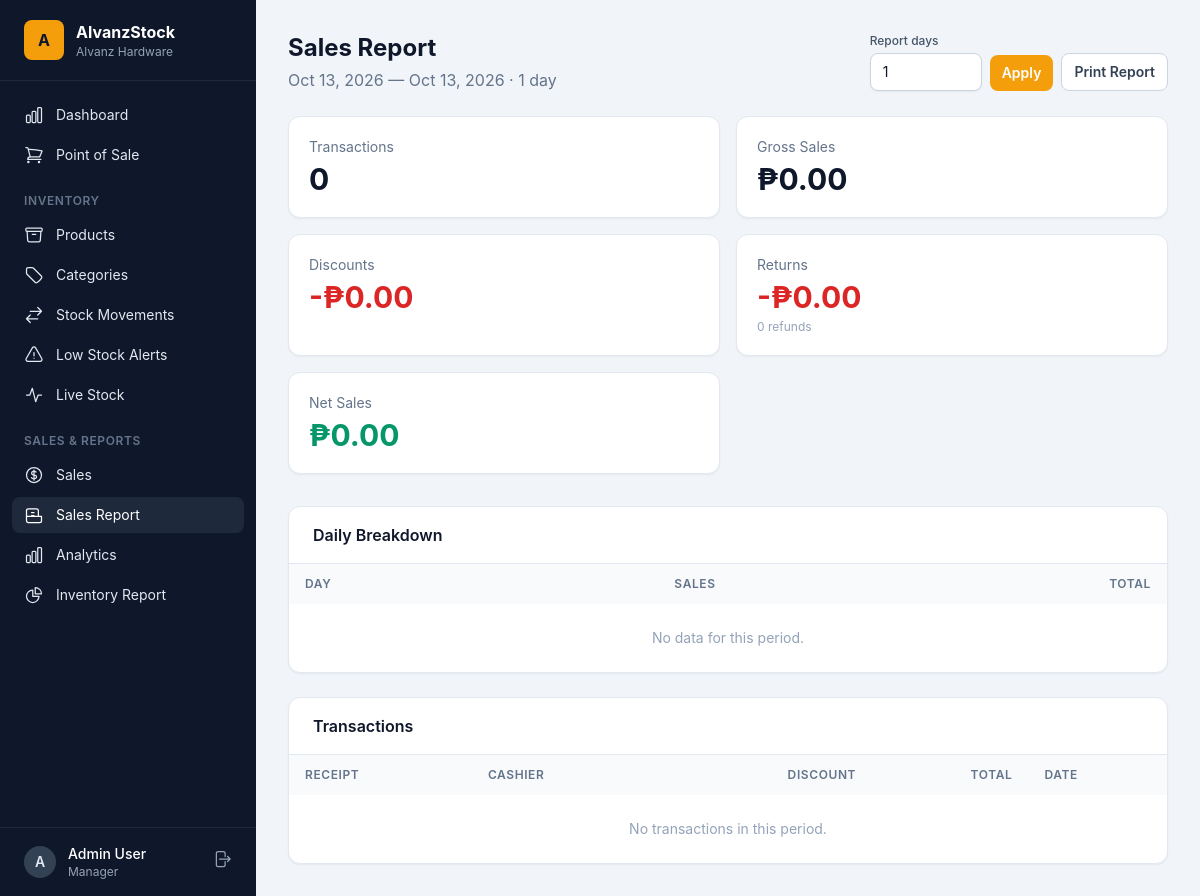
/reports/sales/ (signed in), run on the app's committed database.
### accounts/models.py (models this page shows, shortened)
class User(AbstractUser):
    class Role(models.TextChoices):
        MANAGER = "manager", "Manager"
        CASHIER = "cashier", "Cashier"
        STAFF = "staff", "Staff"
        STOCK_VIEWER = "stock_viewer", "Stock Viewer"
    role = models.CharField(max_length=20, choices=Role.choices, default=Role.STAFF)
    @property
    def is_manager(self):
        return self.role == self.Role.MANAGER or self.is_superuser
    @property
    def is_stock_viewer(self):
        return self.role == self.Role.STOCK_VIEWER

### pos/views.py (the view)
# urls.py: path("reports/sales/", views.sales_report, name="sales_report"),
@manager_required
def sales_report(request):
    raw_days = request.GET.get("days", "1").strip() or "1"
    invalid_days = False
    try:
        days = int(raw_days)
        if not 1 <= days <= 365:
            raise ValueError
    except ValueError:
        days = 1
        invalid_days = True
    end = timezone.localdate()
    start = end - timedelta(days=days - 1)
    sales = (
        Sale.objects.select_related("cashier")
        .filter(created_at__date__gte=start, created_at__date__lte=end)
        .order_by("-created_at")
    )
    summary = sales.aggregate(
        total=Sum("total"),
        subtotal=Sum("subtotal"),
        discount=Sum("discount"),
        count=Count("id"),
    )
    returns = Return.objects.filter(
        created_at__date__gte=start, created_at__date__lte=end
    )
    refund_summary = returns.aggregate(total=Sum("refund_amount"), count=Count("id"))
    refund_total = refund_summary["total"] or Decimal("0")
    net_sales = (summary["total"] or Decimal("0")) - refund_total
    daily_sales = (
        Sale.objects.filter(created_at__date__gte=start, created_at__date__lte=end)
        .extra({"day": "date(created_at)"})
        .values("day")
        .annotate(total=Sum("total"), count=Count("id"))
        .order_by("day")
    )
    return render(
        request,
        "reports/sales_report.html",
        {
            "days": days,
            "invalid_days": invalid_days,
            "start": start,
            "end": end,
        "summary": summary,
            "refund_summary": refund_summary,
            "refund_total": refund_total,
            "net_sales": net_sales,
            "returns": returns,
            "daily_sales": daily_sales,
            "sales": sales,
        },
    )

### templates/reports/sales_report.html (shortened to what this page needs)
{% extends "base.html" %}
{% block content %}
<div id="sales-report" class="sales-report">
  <div class="flex flex-col sm:flex-row sm:items-center justify-between gap-4 mb-6">
    <div>
      <h1 class="text-2xl font-bold">Sales Report</h1>
      <p class="text-slate-500 mt-1">{{ start|date:"M d, Y" }} — {{ end|date:"M d, Y" }} · {{ days }} day{{ days|pluralize }}</p>
    </div>
    <div class="print-hidden flex flex-wrap items-end gap-2">
      <form method="get" class="flex items-end gap-2">
        <div>
          <label for="report-days" class="mb-1 block text-xs font-medium text-slate-600">Report days</label>
          <input id="report-days" name="days" type="number" min="1" max="365" value="{{ days }}" required class="input w-28">
        </div>
        <button type="submit" class="btn-primary px-3 py-2">Apply</button>
      </form>
      <button id="print-report" type="button" class="btn-secondary px-3 py-2">Print Report</button>
    </div>
  </div>
  <div class="grid grid-cols-2 xl:grid-cols-5 gap-4 mb-8">
    <div class="card p-5">
      <div class="text-sm text-slate-500">Transactions</div>
      <div class="text-3xl font-bold mt-1">{{ summary.count|default:0 }}</div>
    </div>
    <div class="card p-5">
      <div class="text-sm text-slate-500">Gross Sales</div>
      <div class="text-3xl font-bold mt-1">₱{{ summary.subtotal|default:0|floatformat:2 }}</div>
    </div>
    <div class="card p-5">
      <div class="text-sm text-slate-500">Discounts</div>
      <div class="text-3xl font-bold mt-1 text-red-600">-₱{{ summary.discount|default:0|floatformat:2 }}</div>
    </div>
    <div class="card p-5">
      <div class="text-sm text-slate-500">Returns</div>
      <div class="text-3xl font-bold mt-1 text-red-600">-₱{{ refund_total|default:0|floatformat:2 }}</div>
      <div class="text-xs text-slate-400 mt-1">{{ refund_summary.count|default:0 }} refund{{ refund_summary.count|default:0|pluralize }}</div>
    </div>
    <div class="card p-5">
      <div class="text-sm text-slate-500">Net Sales</div>
      <div class="text-3xl font-bold mt-1 text-emerald-600">₱{{ net_sales|default:0|floatformat:2 }}</div>
    </div>
  </div>
  <div class="grid grid-cols-1 xl:grid-cols-3 gap-6">
    <div class="xl:col-span-1 card overflow-hidden">
      <div class="px-6 py-4 border-b border-slate-200"><h2 class="font-semibold">Daily Breakdown</h2></div>
      <div class="overflow-x-auto">
        <table class="w-full">
          <thead class="bg-slate-50">
            <tr><th class="table-head">Day</th><th class="table-head text-center">Sales</th><th class="table-head text-right">Total</th></tr>
          </thead>
          <tbody class="divide-y divide-slate-100">
            {% for d in daily_sales %}
            <tr>
              <td class="table-cell">{{ d.day }}</td>
              <td class="table-cell text-center">{{ d.count }}</td>
              <td class="table-cell text-right font-medium">₱{{ d.total|floatformat:2 }}</td>
            </tr>
            {% empty %}
            <tr><td colspan="3" class="table-cell text-center text-slate-400 py-6">No data for this period.</td></tr>
            {% endfor %}
          </tbody>
        </table>
      </div>
    </div>
    <div class="xl:col-span-2 card overflow-hidden">
      <div class="px-6 py-4 border-b border-slate-200"><h2 class="font-semibold">Transactions</h2></div>
      <div class="overflow-x-auto">
        <table class="w-full">
          <thead class="bg-slate-50">
            <tr><th class="table-head">Receipt</th><th class="table-head">Cashier</th><th class="table-head text-right">Discount</th><th class="table-head text-right">Total</th><th class="table-head">Date</th></tr>
          </thead>
          <tbody class="divide-y divide-slate-100">
            {% for s in sales %}
            <tr class="hover:bg-slate-50">
              <td class="table-cell font-medium"><a href="{% url 'sale_receipt' s.pk %}" class="text-amber-600 hover:underline">{{ s.receipt_no }}</a></td>
              <td class="table-cell">{{ s.cashier.get_full_name|default:s.cashier.username }}</td>
              <td class="table-cell text-right">{% if s.discount %}₱{{ s.discount|floatformat:2 }}{% else %}—{% endif %}</td>
              <td class="table-cell text-right font-semibold">₱{{ s.total|floatformat:2 }}</td>
              <td class="table-cell text-slate-500">{{ s.created_at|date:"M d, Y H:i" }}</td>
            </tr>
            {% empty %}
            <tr><td colspan="5" class="table-cell text-center text-slate-400 py-6">No transactions in this period.</td></tr>
            {% endfor %}
          </tbody>
        </table>
      </div>
    </div>
  </div>
</div>
{% endblock %}

### templates/base.html (shortened to what this page needs)
{% load static %}
<!DOCTYPE html>
<html lang="en">
<head>
  <link rel="stylesheet" href="{% static 'css/output.css' %}">
</head>
<body class="bg-slate-100 text-slate-900 antialiased">
  {% if user.is_authenticated %}
  <div class="flex min-h-screen">
    <aside class="hidden lg:flex w-64 flex-col bg-slate-900 text-slate-200 fixed inset-y-0">
      <div class="flex items-center gap-3 px-6 py-5 border-b border-slate-800">
        <div class="w-10 h-10 rounded-lg bg-amber-500 flex items-center justify-center font-bold text-slate-900">A</div>
        <div>
          <div class="font-bold text-white">AlvanzStock</div>
          <div class="text-xs text-slate-400">Alvanz Hardware</div>
        </div>
      </div>
      <nav class="flex-1 px-3 py-4 space-y-1 text-sm">
        {% if user.is_stock_viewer %}
        <a href="{% url 'real_time_stock' %}" class="{% if request.resolver_match.url_name == 'real_time_stock' %}bg-slate-800 text-white{% else %}hover:bg-slate-800 hover:text-white{% endif %} flex items-center gap-3 rounded-lg px-3 py-2">
          <svg class="w-5 h-5" fill="none" stroke="currentColor" stroke-width="1.5" viewBox="0 0 24 24"><path stroke-linecap="round" stroke-linejoin="round" d="M3 12h4l3-8 4 16 3-8h4"/></svg>
          Live Stock
        </a>
        {% else %}
        <a href="{% url 'dashboard' %}" class="{% if request.resolver_match.url_name == 'dashboard' %}bg-slate-800 text-white{% else %}hover:bg-slate-800 hover:text-white{% endif %} flex items-center gap-3 rounded-lg px-3 py-2">
          Dashboard
        </a>
        <a href="{% url 'pos_screen' %}" class="{% if request.resolver_match.url_name == 'pos_screen' %}bg-slate-800 text-white{% else %}hover:bg-slate-800 hover:text-white{% endif %} flex items-center gap-3 rounded-lg px-3 py-2">
          Point of Sale
        </a>
        <div class="pt-4 pb-1 px-3 text-xs font-semibold uppercase tracking-wider text-slate-500">Inventory</div>
        <a href="{% url 'product_list' %}" class="{% if request.resolver_match.url_name == 'product_list' or request.resolver_match.url_name == 'product_detail' or request.resolver_match.url_name == 'product_create' or request.resolver_match.url_name == 'product_edit' %}bg-slate-800 text-white{% else %}hover:bg-slate-800 hover:text-white{% endif %} flex items-center gap-3 rounded-lg px-3 py-2">
          Products
        </a>
        <a href="{% url 'category_list' %}" class="{% if request.resolver_match.url_name == 'category_list' %}bg-slate-800 text-white{% else %}hover:bg-slate-800 hover:text-white{% endif %} flex items-center gap-3 rounded-lg px-3 py-2">
          Categories
        </a>
        <a href="{% url 'stock_transaction_list' %}" class="{% if request.resolver_match.url_name == 'stock_transaction_list' or request.resolver_match.url_name == 'stock_transaction_create' %}bg-slate-800 text-white{% else %}hover:bg-slate-800 hover:text-white{% endif %} flex items-center gap-3 rounded-lg px-3 py-2">
          <svg class="w-5 h-5" fill="none" stroke="currentColor" stroke-width="1.5" viewBox="0 0 24 24"><path stroke-linecap="round" stroke-linejoin="round" d="M7.5 21L3 16.5m0 0L7.5 12M3 16.5h13.5m0-13.5L21 7.5m0 0L16.5 12M21 7.5H7.5"/></svg>
          Stock Movements
        </a>
        <a href="{% url 'low_stock' %}" class="{% if request.resolver_match.url_name == 'low_stock' %}bg-slate-800 text-white{% else %}hover:bg-slate-800 hover:text-white{% endif %} flex items-center gap-3 rounded-lg px-3 py-2">
          Low Stock Alerts
        </a>
        <a href="{% url 'real_time_stock' %}" class="{% if request.resolver_match.url_name == 'real_time_stock' %}bg-slate-800 text-white{% else %}hover:bg-slate-800 hover:text-white{% endif %} flex items-center gap-3 rounded-lg px-3 py-2">
          <svg class="w-5 h-5" fill="none" stroke="currentColor" stroke-width="1.5" viewBox="0 0 24 24"><path stroke-linecap="round" stroke-linejoin="round" d="M3 12h4l3-8 4 16 3-8h4"/></svg>
          Live Stock
        </a>
        {% if user.is_manager %}
        <div class="pt-4 pb-1 px-3 text-xs font-semibold uppercase tracking-wider text-slate-500">Sales & Reports</div>
        <a href="{% url 'sales_list' %}" class="{% if request.resolver_match.url_name == 'sales_list' %}bg-slate-800 text-white{% else %}hover:bg-slate-800 hover:text-white{% endif %} flex items-center gap-3 rounded-lg px-3 py-2">
          Sales
        </a>
        <a href="{% url 'sales_report' %}" class="{% if request.resolver_match.url_name == 'sales_report' %}bg-slate-800 text-white{% else %}hover:bg-slate-800 hover:text-white{% endif %} flex items-center gap-3 rounded-lg px-3 py-2">
          Sales Report
        </a>
        <a href="{% url 'analytics_report' %}" class="{% if request.resolver_match.url_name == 'analytics_report' %}bg-slate-800 text-white{% else %}hover:bg-slate-800 hover:text-white{% endif %} flex items-center gap-3 rounded-lg px-3 py-2">
          Analytics
        </a>
        <a href="{% url 'inventory_report' %}" class="{% if request.resolver_match.url_name == 'inventory_report' %}bg-slate-800 text-white{% else %}hover:bg-slate-800 hover:text-white{% endif %} flex items-center gap-3 rounded-lg px-3 py-2">
          <svg class="w-5 h-5" fill="none" stroke="currentColor" stroke-width="1.5" viewBox="0 0 24 24"><path stroke-linecap="round" stroke-linejoin="round" d="M10.5 6a7.5 7.5 0 107.5 7.5h-7.5V6z"/><path stroke-linecap="round" stroke-linejoin="round" d="M13.5 10.5H21A7.5 7.5 0 0013.5 3v7.5z"/></svg>
          Inventory Report
        </a>
        {% endif %}
        {% endif %}
      </nav>
      <div class="px-3 py-4 border-t border-slate-800">
        <div class="flex items-center gap-3 px-3">
          <div class="w-8 h-8 rounded-full bg-slate-700 flex items-center justify-center text-sm font-semibold">{{ user.get_full_name|default:user.username|first|upper }}</div>
          <div class="flex-1 min-w-0">
            <div class="text-sm font-medium text-white truncate">{{ user.get_full_name|default:user.username }}</div>
            <div class="text-xs text-slate-400 capitalize">{{ user.get_role_display }}</div>
          </div>
          <form method="post" action="{% url 'logout' %}">
            <button title="Log out" class="text-slate-400 hover:text-white">
              <svg class="w-5 h-5" fill="none" stroke="currentColor" stroke-width="1.5" viewBox="0 0 24 24"><path stroke-linecap="round" stroke-linejoin="round" d="M15.75 9V5.25A2.25 2.25 0 0013.5 3h-6a2.25 2.25 0 00-2.25 2.25v13.5A2.25 2.25 0 007.5 21h6a2.25 2.25 0 002.25-2.25V15m3 0l3-3m0 0l-3-3m3 3H9"/></svg>
            </button>
          </form>
        </div>
      </div>
    </aside>
    <div class="flex-1 lg:ml-64">
      <main class="p-4 lg:p-8">
        {% block content %}{% endblock %}
      </main>
    </div>
  </div>
  {% else %}
    {% block bare %}{% endblock %}
  {% endif %}
</body>
</html>

### data on the page
User: get_full_name|first "A", get_full_name "Admin User", role "Manager", last_login "Oct 13, 2026"

### other printed values
{{ days }} "1"
{{ summary.count|default:0 }} "0"
{{ summary.subtotal|default:0|floatformat:2 }} "0.00"
{{ summary.discount|default:0|floatformat:2 }} "0.00"
{{ refund_total|default:0|floatformat:2 }} "0.00"
{{ refund_summary.count|default:0 }} "0"
{{ net_sales|default:0|floatformat:2 }} "0.00"
